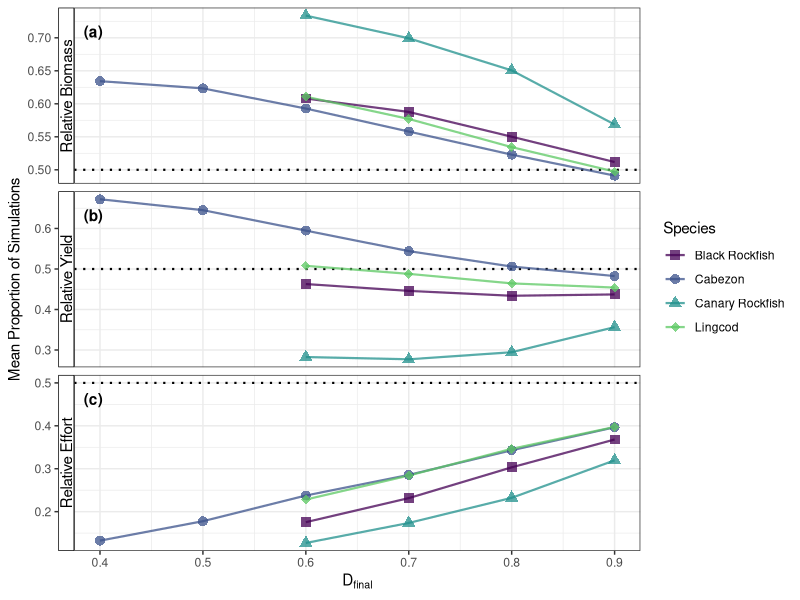

This figure's R source:
# proportion analysis

# set working directory
setwd("~/Projects/MS-thesis/code")

# load libraries
library(dplyr)
library(ggplot2)
library(viridis)
library(egg)

# load data
data <- read.csv("proportion_transient_greater.csv", header = TRUE)

# calculate means by grouping species by FDR value
basic_FDR_year <- data %>%
  group_by(Metric, Species, FDR) %>%
  dplyr::summarize(Mean = mean(Value, na.rm=TRUE))

basic_FDR_year

# metrics
metrics <- c('Biomass', 'Yield', 'Effort')
metric_names <- c('Relative Biomass', 'Relative Yield', 'Relative Effort')
basic_FDR_year$Metric <- factor(basic_FDR_year$Metric,levels = metrics, 
                                labels = metric_names)

# colors
n <- length(unique(basic_FDR_year$Species))
og_colors <- viridis(n + 1)
colors <- og_colors[1:n]

# figure width and height
png_width <- 6
# png_height <- 5

# make plot
fig1 <- ggplot(data = basic_FDR_year, 
               aes(x = FDR, y = Mean, color = Species, shape = Species)) +
  geom_hline(yintercept = 0.5, linetype = 'dotted', size = 0.75) +
  geom_line(size = 0.75, alpha = 0.75) +
  geom_point(size = 3, alpha = 0.75) +
  scale_color_manual(values = colors) +
  scale_shape_manual(values = c(15, 16, 17, 18)) + 
  facet_grid(rows = vars(Metric), scales = 'free', switch = 'y') +
  ylab('Mean Proportion of Simulations') +
  xlab(expression('D'[final])) +
  theme_bw()

fig2 <- tag_facet(fig1, vjust = 2.5) +
  theme(strip.text = element_text(), strip.background = element_rect())

ggsave(fig2, file = 'proportions_transient_greater.png', 
       path = 'C:/Users/Vic/Box/Quennessen_Thesis/MS Thesis/publication manuscript/viridis figures',
       width = 5, height = 6)
